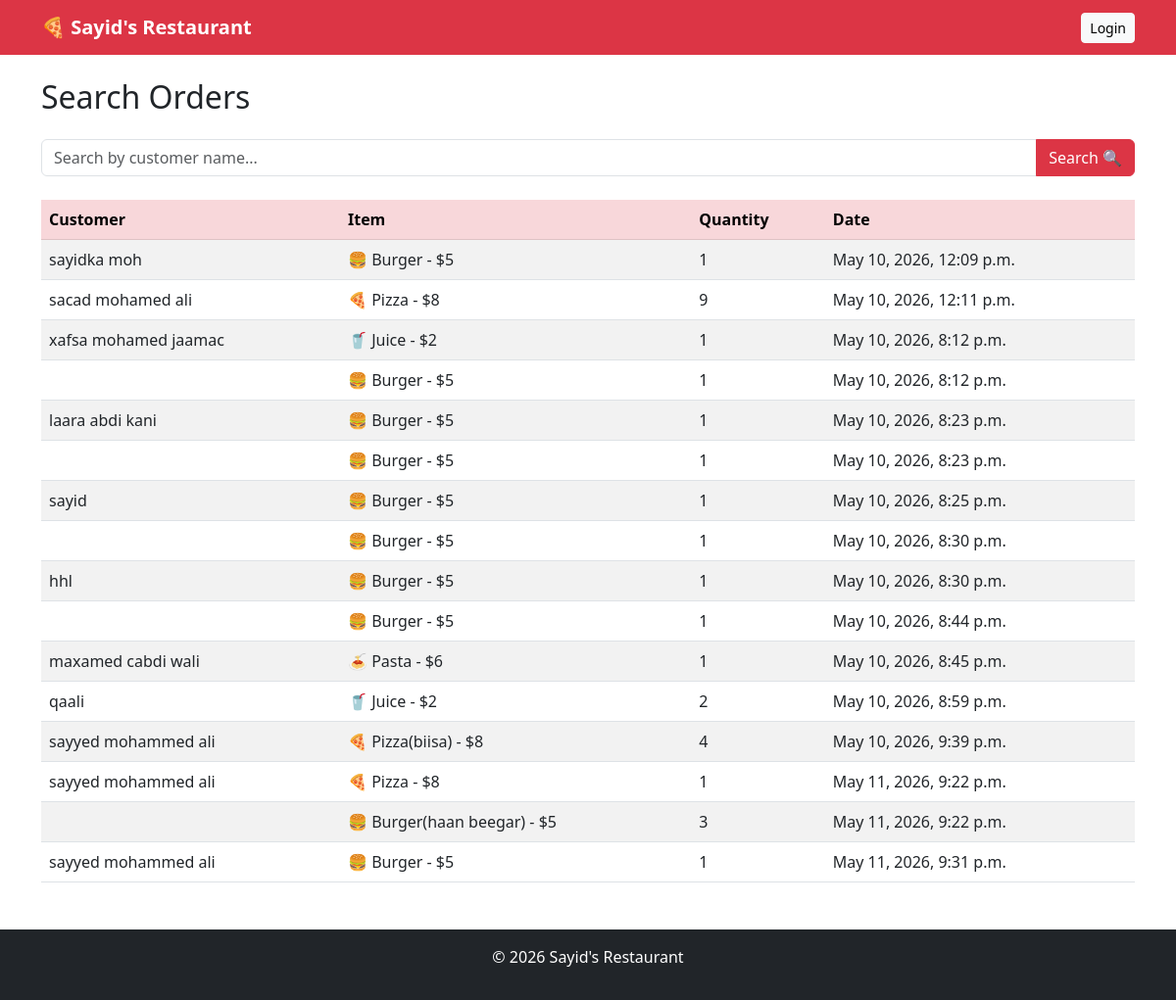
The app's page /search/, older data.
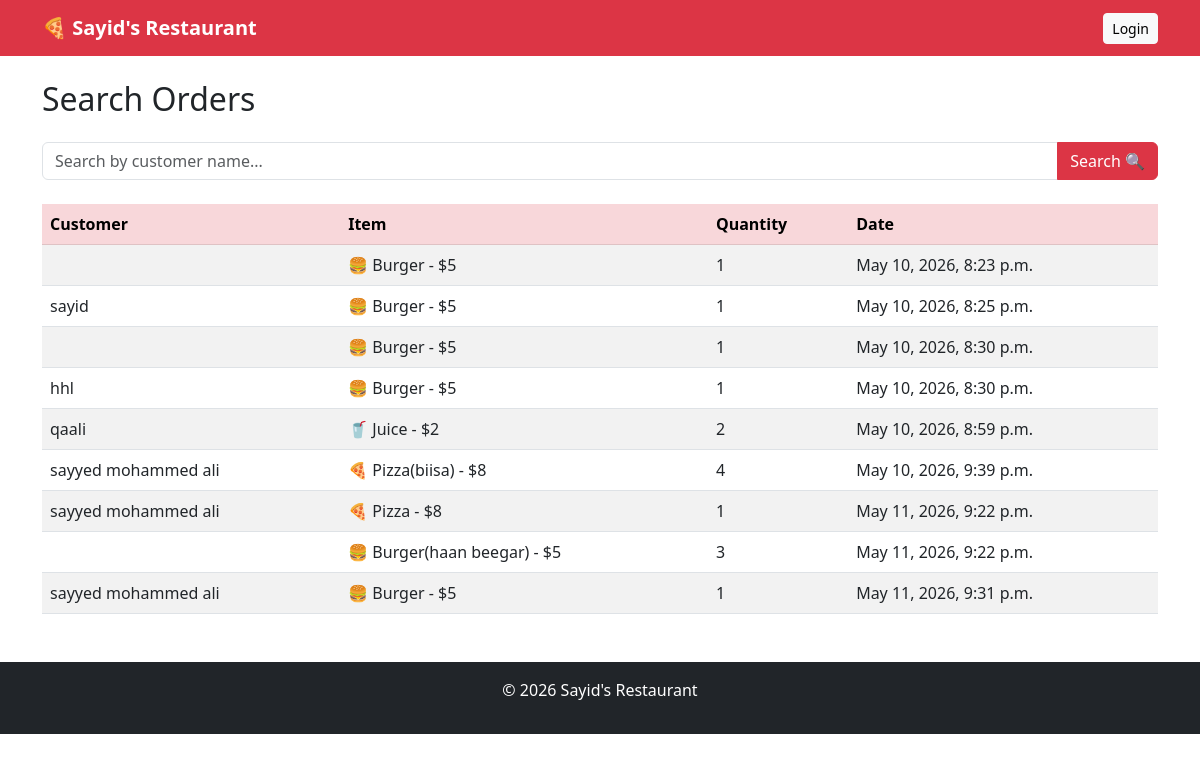
The same page, newer data.
### menu/models.py (models this page shows, shortened)
class Order(models.Model):
    customer_name = models.CharField(max_length=100)
    item = models.CharField(max_length=100)
    quantity = models.IntegerField(default=1)
    date = models.DateTimeField(auto_now_add=True)

### menu/views.py (the view)
# urls.py: path('search/', views.search, name='search'),
def search(request):
    query = request.GET.get('q', '')
    results = Order.objects.filter(customer_name__icontains=query)
    return render(request, 'menu/search.html', {
        'results': results,
        'query': query
    })

### menu/templates/menu/search.html (shortened to what this page needs)
{% extends 'base.html' %}
{% block content %}
<h2 class="mb-4">Search Orders</h2>
<form method="GET" action="/search/">
    <div class="input-group mb-4">
        <input type="text"
               class="form-control"
               name="q"
               placeholder="Search by customer name..."
               value="{{ query }}">
        <button class="btn btn-danger" type="submit">
            Search 🔍
        </button>
    </div>
</form>
{% if results %}
    <table class="table table-striped">
        <thead class="table-danger">
            <tr>
                <th>Customer</th>
                <th>Item</th>
                <th>Quantity</th>
                <th>Date</th>
            </tr>
        </thead>
        <tbody>
            {% for order in results %}
            <tr>
                <td>{{ order.customer_name }}</td>
                <td>{{ order.item }}</td>
                <td>{{ order.quantity }}</td>
                <td>{{ order.date }}</td>
            </tr>
            {% endfor %}
        </tbody>
    </table>
{% else %}
    <p class="text-muted">No orders found for "{{ query }}"</p>
{% endif %}
{% endblock %}

### templates/base.html (shortened to what this page needs)
<!DOCTYPE html>
<html>
<head>
    <link href="https://cdn.jsdelivr.net/npm/bootstrap@5.3.0/dist/css/bootstrap.min.css" rel="stylesheet">
</head>
<body>
<nav class="navbar navbar-dark bg-danger">
    <div class="container">
        <a class="navbar-brand fw-bold" href="/">🍕 Sayid's Restaurant</a>
        <div>
            {% if request.user.is_authenticated %}
                <span class="text-white me-3">
                    👤 {{ request.user.username }}
                </span>
                <a href="/logout/" class="btn btn-light btn-sm">Logout</a>
            {% else %}
                <a href="/login/" class="btn btn-light btn-sm">Login</a>
            {% endif %}
        </div>
    </div>
</nav>
<div class="container mt-4">
    {% block content %}
    {% endblock %}
</div>
<footer class="bg-dark text-white text-center p-3 mt-5">
    <p>© 2026 Sayid's Restaurant</p>
</footer>
</body>
</html>

Row changes from the older to the newer data that the page shows:
removed Order: customer_name "sayidka moh", item "🍔 Burger - $5", quantity "1", date "May 10, 2026, 12:09 p.m."
removed Order: customer_name "sacad mohamed ali", item "🍕 Pizza - $8", quantity "9", date "May 10, 2026, 12:11 p.m."
removed Order: customer_name "xafsa mohamed jaamac", item "🥤 Juice - $2", quantity "1", date "May 10, 2026, 8:12 p.m."
removed Order: item "🍔 Burger - $5", quantity "1", date "May 10, 2026, 8:12 p.m."
removed Order: customer_name "laara abdi kani", item "🍔 Burger - $5", quantity "1", date "May 10, 2026, 8:23 p.m."
removed Order: item "🍔 Burger - $5", quantity "1", date "May 10, 2026, 8:44 p.m."
removed Order: customer_name "maxamed cabdi wali", item "🍝 Pasta - $6", quantity "1", date "May 10, 2026, 8:45 p.m."
